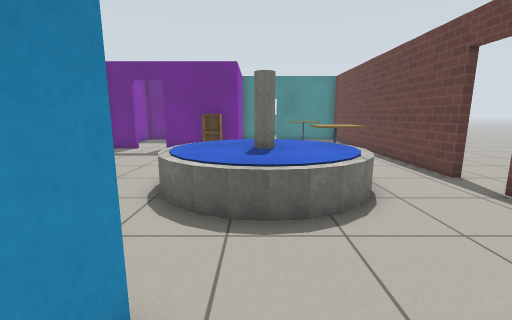
View 1 (above)

21 first-person views from a walk through a Gazebo world. The camera is 1 m above the floor, tilts 10° down and sees 90° across. The floor is counted in squares, 0.5 m on a side. Each view is taken from the middle of a square. On the plan, view 1 faces up. The plan holds only what a view shows up to about 16 squares ahead; the rest is blank. Gazebo's built-in surfaces are drawn with simple patterns. Some stock models are drawn as simple stand-ins.

View 2
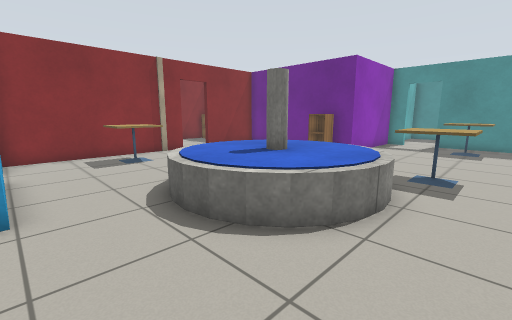

View 3
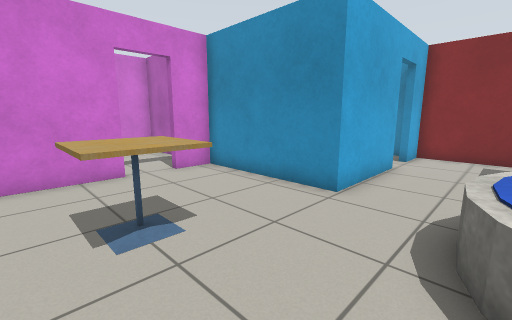

View 4
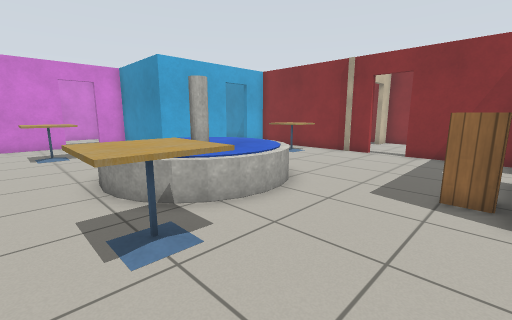

View 5
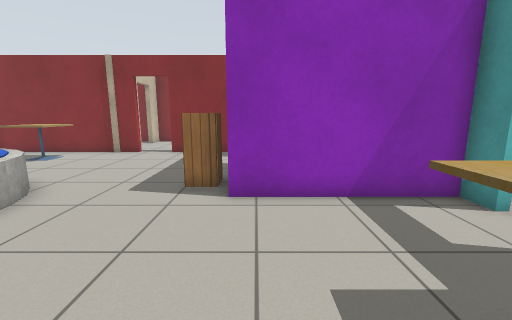

View 6
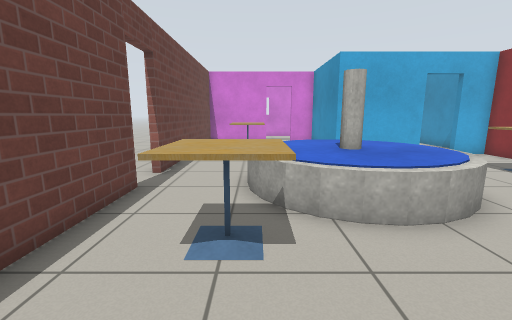

View 7
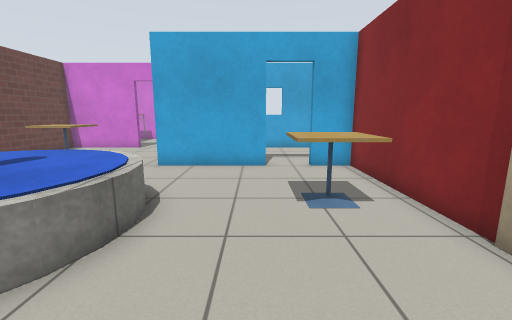

View 8
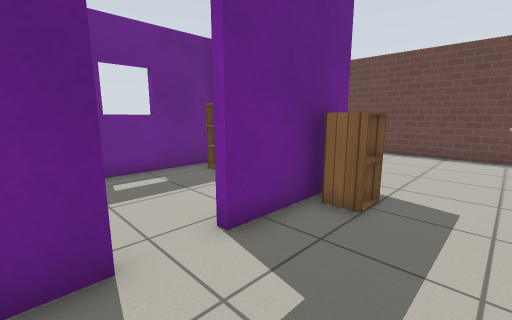

View 9
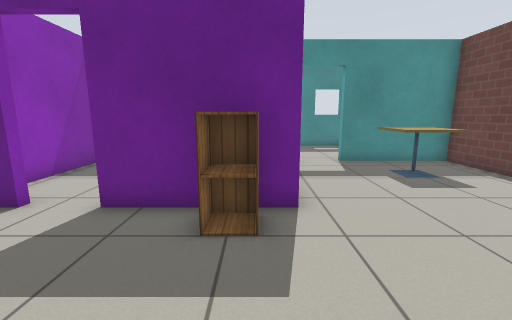

View 10
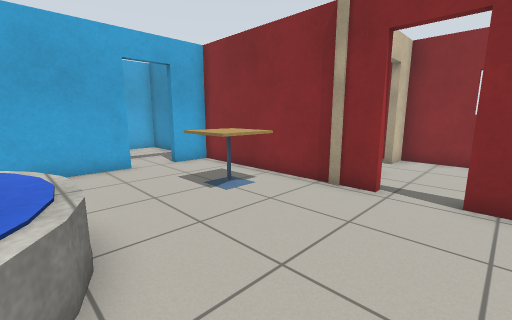

View 11
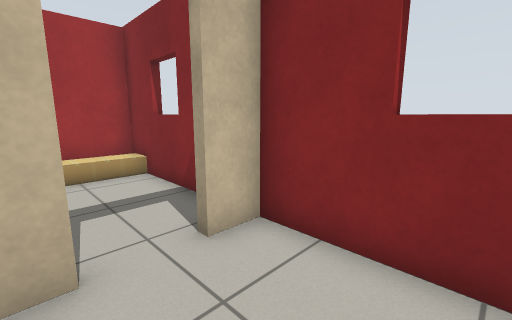

View 12
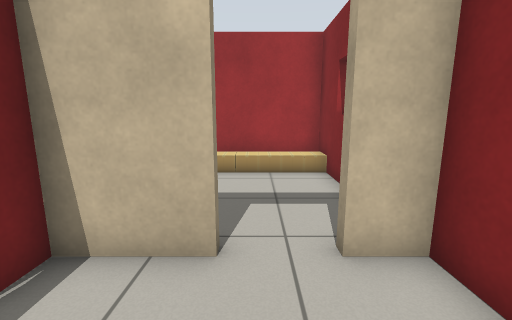

View 13
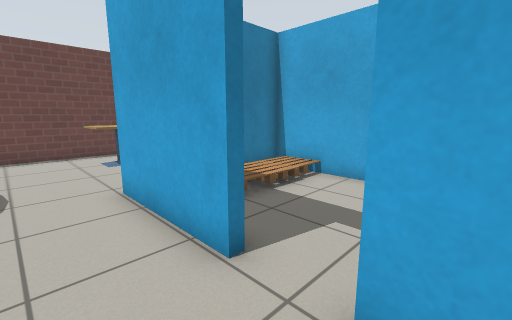

View 14
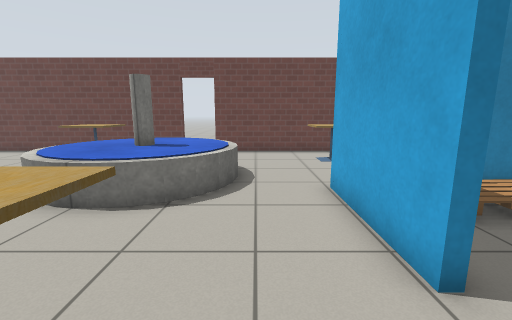

View 15
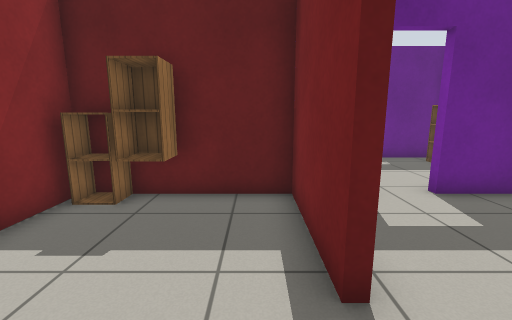

View 16
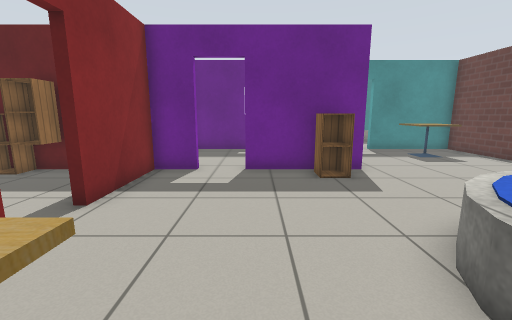

View 17
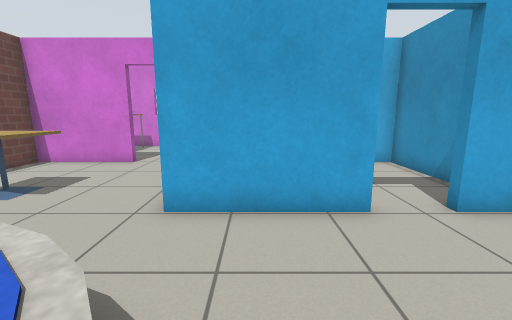

View 18
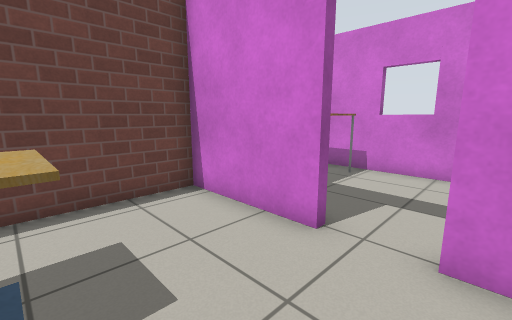

View 19
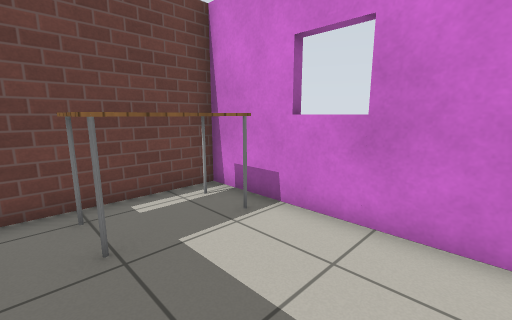

View 20
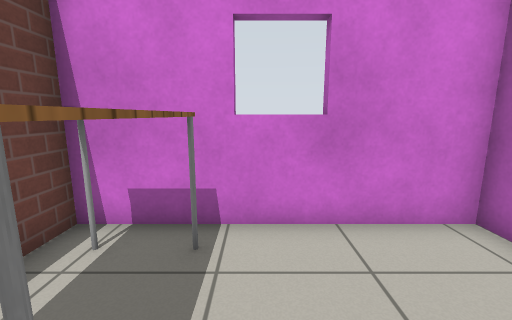

View 21
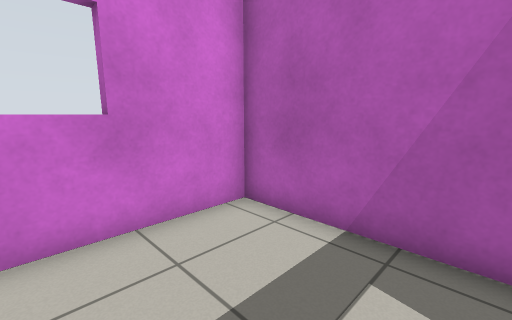

### Floor plan
Ten units are one square. View 1 is at (0, 0); x grows to the right and y downward. Boxes are objects, and circles mark ways between rooms. Rooms are numbered by the first view taken in them; rooms with no view inside come last. Other rooms are left out.
<svg viewBox="-150 -215 218 315">
<path fill="none" stroke="#000" d="M63 -81 63 -210 16 -210M-34 -153 -55 -153M-88 -97 -88 -19 -71 -19M-54 -19 -11 -19 -11 38 5 38M-71 -153 -88 -153 -88 -114M0 -210 -11 -210 -11 -153 -16 -153M21 38 63 38 63 -64M-91 -114 -91 -153 -115 -153M-114 -86 -91 -86 -91 -94M-145 -144 -145 -86 -132 -86M-11 48 -11 95 63 95 63 48M-88 -12 -88 38 -14 38 -14 20M-88 -207 -88 -172M-14 -210 -85 -210M-145 -80 -145 -19 -104 -19"/>
<rect x="-75" y="-75" width="20" height="30" fill="#bbb"><title>cafe table</title></rect>
<rect x="-35" y="-155" width="20" height="20" fill="#bbb"><title>cabinet</title></rect>
<rect x="-25" y="-105" width="60" height="60" fill="#bbb"><title>fountain</title></rect>
<rect x="25" y="-15" width="20" height="20" fill="#bbb"><title>cafe table</title></rect>
<rect x="25" y="-125" width="20" height="20" fill="#bbb"><title>cafe table</title></rect>
<rect x="25" y="-195" width="20" height="20" fill="#bbb"><title>cafe table</title></rect>
<rect x="-125" y="-155" width="10" height="20" fill="#bbb"><title>cabinet</title></rect>
<rect x="35" y="55" width="20" height="30" fill="#bbb"><title>table</title></rect>
<rect x="-35" y="15" width="20" height="20" fill="#bbb"><title>pallet</title></rect>
<rect x="-35" y="-5" width="20" height="20" fill="#bbb"><title>pallet</title></rect>
<rect x="-25" y="-205" width="10" height="30" fill="#bbb"><title>bookshelf</title></rect>
<rect x="-145" y="-35" width="10" height="10" fill="#bbb"><title>cardboard box</title></rect>
<rect x="-135" y="-35" width="10" height="10" fill="#bbb"><title>cardboard box</title></rect>
<rect x="-125" y="-35" width="10" height="10" fill="#bbb"><title>cardboard box</title></rect>
<rect x="-115" y="-35" width="10" height="10" fill="#bbb"><title>cardboard box</title></rect>
<circle cx="-90" cy="-105" r="3" fill="#2a7"/>
<circle cx="15" cy="40" r="3" fill="#2a7"/>
<circle cx="-65" cy="-20" r="3" fill="#2a7"/>
<circle cx="-63" cy="-153" r="3" fill="#2a7"/>
<circle cx="-125" cy="-85" r="3" fill="#2a7"/>
<text x="0" y="-90">1</text>
<text x="-120" y="-120">2</text>
<text x="20" y="70">3</text>
<text x="-50" y="10">4</text>
<text x="-50" y="-180">5</text>
<text x="-120" y="-50">6</text>
</svg>
Room 1 opens to room 2. Room 1 opens to room 3. Room 1 opens to room 4. Room 1 opens to room 5. Room 2 opens to room 6.

Where each view was taken, in squares from view 1:
view 1: 0 up, 0 right, facing up
view 2: 2 up, 5 right, facing up-left
view 3: 5 up, 5 right, facing down-left
view 4: 15 up, 5 right, facing down-left
view 5: 16 up, 5 right, facing left
view 6: 15 up, 3 right, facing down
view 7: 12 up, 5 left, facing down
view 8: 12 up, 8 left, facing up-right
view 9: 10 up, 2 left, facing up
view 10: 12 up, 2 left, facing down-left
view 11: 12 up, 11 left, facing down-left
view 12: 12 up, 12 left, facing down
view 13: 4 up, 8 left, facing down-right
view 14: 4 up, 8 left, facing right
view 15: 9 up, 10 left, facing up
view 16: 6 up, 5 left, facing up
view 17: 7 up, 3 left, facing down
view 18: 0 up, 0 right, facing down-right
view 19: 5 down, 0 right, facing down-right
view 20: 5 down, 3 right, facing down
view 21: 5 down, 3 right, facing down-left
